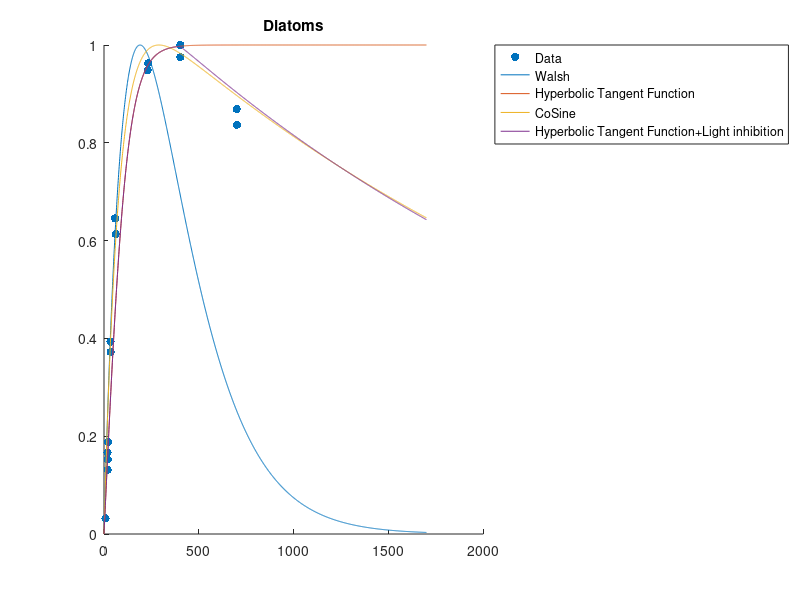
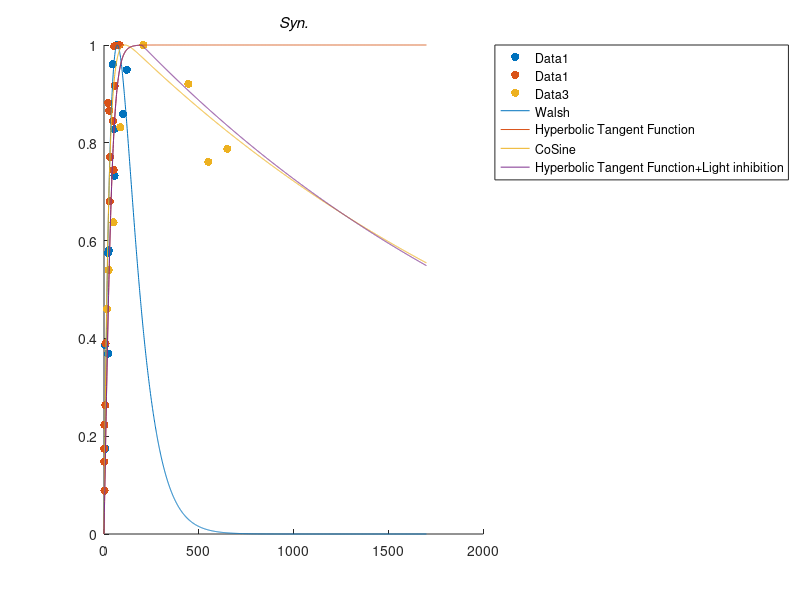
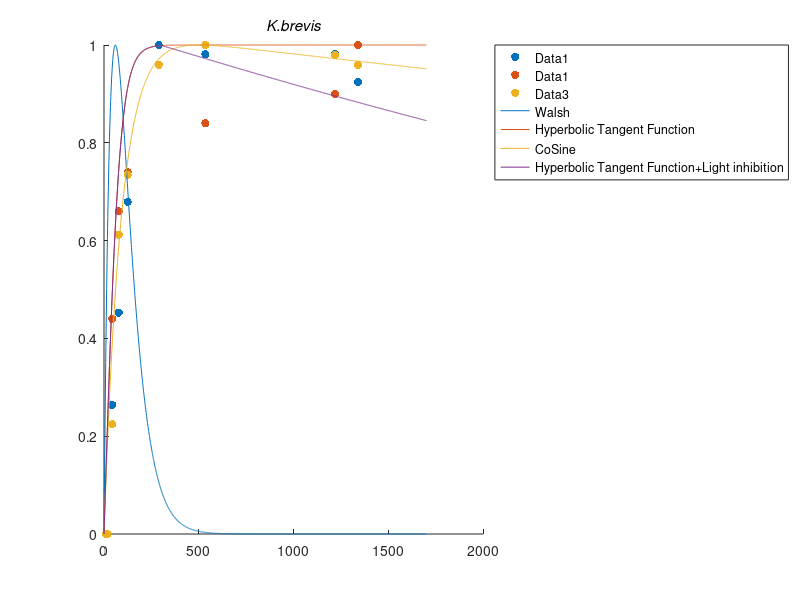
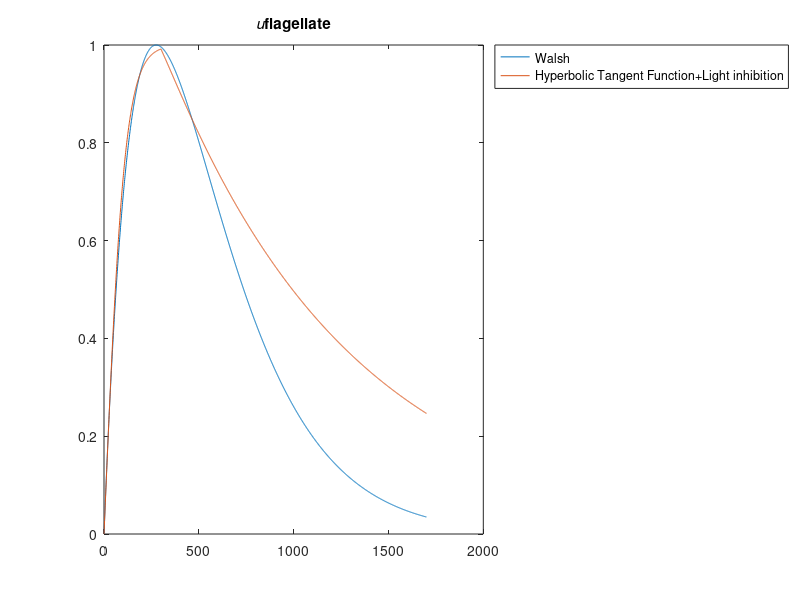

MATLAB code for these plots, in order:
clear all;close all;
%Diatom
x1 =[7.583947125
19.76643235
19.81684264
18.52297869
21.22833058
34.93992775
33.66286722
62.06066037
62.06066037
58.15386339
230.1117428
232.8002913
402.7417593
402.8005713
701.0866217
699.8347663
];

y1 = [0.057061641
0.234533845
0.272509592
0.297798751
0.335830509
0.665233708
0.703181449
1.096185622
1.096185622
1.153065225
1.694667712
1.720040888
1.742613493
1.786918531
1.495743132
1.552678746
]; %S.tropicum, Hideki Kaeriyama, 2011, South Japan

%
y1 = y1/max(y1);
%y2 = y2/max(y2);
%y3 = y3/max(y3);

x = [x1];
y = [y1]/0.92;

L=0:1700;
Ls = 190;
mu1 = L./Ls.*exp(1-(L./Ls));

alpha2 = 0.02;
K2C = 2.4; 
mu2 = tanh(alpha2*L/K2C);

%(1-exp(-a.*x./c)).*exp(-b.*x./c)
alpha3 = 3.5;
beta3 = 0.09;
Ls = 275;
mu3 = (1-exp(-alpha3.*L./Ls)).*exp(-beta3.*L./Ls);
mu_max =(1-exp(-alpha3*(-Ls/alpha3*log(beta3/(beta3+alpha3)))/Ls))*exp(-beta3*(-Ls/alpha3*log(beta3/(beta3+alpha3)))/Ls);
mu3 = mu3./mu_max;

alpha3/mu_max
beta3/mu_max

Linhib = 400;
alpha4 = 0.02;
beta4 = 0.00034;
for i=1:length(L)
    L_inhib = L(i)-Linhib;
    mu4(i) = tanh(alpha4*L(i)/K2C);
    if(L_inhib>0)
        mu4(i) = mu4(i)*exp(-beta4*L_inhib);
    end
end



figure('Units','pixels','Position',[100 100 1000 400]);
scatter(x1,y1,'filled','r');
hold on;
%scatter(x2,y2,'filled','g');
%hold on;
%scatter(x3,y3,'filled','b','linewidth',2);
plot(L,mu1,L,mu2,L,mu3,L,mu4);
legend('Data','Walsh','Hyperbolic Tangent Function','CoSine','Hyperbolic Tangent Function+Light inhibition','location','northeastoutside');
title('Diatoms');

diatom_x = L;
diatom_y = mu4;

% Synechococcus sp.
x1 = [6.198547215496369
5.230024213075062
21.210653753026634
25.084745762711876
21.45278450363196
55.35108958837773
55.108958837772406
46.150121065375316
70.12106537530266
99.66101694915255
120
];

y1 = [ 0.2108843537414966
0.4659863945578231
0.44557823129251695
0.7006802721088435
0.6938775510204082
0.8843537414965986
1
1.1598639455782314
1.207482993197279
1.0374149659863945
1.1462585034013606
]; %Lisa Campbell, 1986

x2 = [3.125
0.78125
0.546875
1.953125
6.875
7.8125
30.078125
31.484375
27.734375
21.875
47.1875
50.703125
55.859375
82.109375
53.28125
];

y2=[0.047311828
0.078853047
0.093189964
0.118996416
0.140501792
0.207885305
0.362724014
0.411469534
0.461648746
0.470250896
0.450179211
0.397132616
0.488888889
0.533333333
0.531899642
];    %Timmermans, 2005

x3 = [15 25 50 86 207 445 550 650]';

y3 = [0.52 0.61 0.72 0.94 1.13 1.04 0.86 0.89]'; %Six,2004

y1 = y1/max(y1);
y2 = y2/max(y2);
y3 = y3/max(y3);

x = [x1;x2;x3];
y = [y1;y2;y3];

L=0:1700;
Ls = 70;
mu1 = L./Ls.*exp(1-(L./Ls));

alpha2 = 0.02;
K2C = 0.9; 
mu2 = tanh(alpha2*L/K2C);

%(1-exp(-a.*x./c)).*exp(-b.*x./c)
alpha3 = 2.996;
beta3 = 0.02637;
Ls = 70;
mu3 = (1-exp(-alpha3.*L./Ls)).*exp(-beta3.*L./Ls);
mu_max =(1-exp(-alpha3*(-Ls/alpha3*log(beta3/(beta3+alpha3)))/Ls))*exp(-beta3*(-Ls/alpha3*log(beta3/(beta3+alpha3)))/Ls);
mu3 = mu3./mu_max;

alpha3/mu_max
beta3/mu_max

Linhib = 200;
alpha4 = 0.02;
beta4 = 0.0004;
for i=1:length(L)
    L_inhib = L(i)-Linhib;
    mu4(i) = tanh(alpha4*L(i)/K2C);
    if(L_inhib>0)
        mu4(i) = mu4(i)*exp(-beta4*L_inhib);
    end
end

figure('Units','pixels','Position',[100 100 1000 400]);
scatter(x1,y1,'filled','r');
hold on;
scatter(x2,y2,'filled','g');
hold on;
scatter(x3,y3,'filled','b','linewidth',2);
plot(L,mu1,L,mu2,L,mu3,L,mu4);
legend('Data1','Data1','Data3','Walsh','Hyperbolic Tangent Function','CoSine','Hyperbolic Tangent Function+Light inhibition','location','northeastoutside');
title('\itSyn.');

syn_x = L;
syn_y = mu4;

%K. brevis
x1 = [1339 1218 534 289 125 78 43]';
y1 = [0.49 0.52 0.52 0.53 0.36 0.24 0.14]';

x2 = [1339 1218 534 289 125 78 43 17 10]';
y2 = [0.5 0.45 0.42 0.48 0.37 0.33 0.22 0 0]';

x3 = [1339 1218 534 289 125 78 43 17 10]';
y3 = [0.47 0.48 0.49 0.47 0.36 0.3 0.11 0 0]';

y1 = y1/max(y1);
y2 = y2/max(y2);
y3 = y3/max(y3);

x = [x1;x2;x3];
y = [y1;y2;y3];

L=0:1700;
Ls = 60;
mu1 = L./Ls.*exp(1-(L./Ls));

alpha2 = 0.0099;
K2C = 0.8; 
mu2 = tanh(alpha2*L/K2C);

%(1-exp(-a.*x./c)).*exp(-b.*x./c)
alpha3 = 2.2;
beta3 = 0.009;
Ls = 200;
mu3 = (1-exp(-alpha3.*L./Ls)).*exp(-beta3.*L./Ls);
mu_max =(1-exp(-alpha3*(-Ls/alpha3*log(beta3/(beta3+alpha3)))/Ls))*exp(-beta3*(-Ls/alpha3*log(beta3/(beta3+alpha3)))/Ls);
mu3 = mu3./mu_max;

alpha3/mu_max
beta3/mu_max

Linhib = 300;
alpha4 = 0.0099;
beta4 = 0.00012;
for i=1:length(L)
    L_inhib = L(i)-Linhib;
    mu4(i) = tanh(alpha4*L(i)/K2C);
    if(L_inhib>0)
        mu4(i) = mu4(i)*exp(-beta4*L_inhib);
    end
end

figure('Units','pixels','Position',[100 100 1000 400]);
scatter(x1,y1,'filled','r');
hold on;
scatter(x2,y2,'filled','g');
hold on;
scatter(x3,y3,'filled','b','linewidth',2);
plot(L,mu1,L,mu2,L,mu3,L,mu4);
legend('Data1','Data1','Data3','Walsh','Hyperbolic Tangent Function','CoSine','Hyperbolic Tangent Function+Light inhibition','location','northeastoutside');
title('\itK.brevis');

kb_x = L;
kb_y = mu4;


%uflagellate
L=0:1700;
Ls = 275;
mu1 = L./Ls.*exp(1-(L./Ls));

K2C = 1.8;
Linhib = 300;
alpha5 = 0.0165;
beta5 = 0.001;
for i=1:length(L)
    L_inhib = L(i)-Linhib;
    mu5(i) = tanh(alpha5*L(i)/K2C);
    if(L_inhib>0)
        mu5(i) = mu5(i)*exp(-beta5*L_inhib);
    end
end
figure('Units','pixels','Position',[100 100 1000 400]);
plot(L,mu1,L,mu5);
legend('Walsh','Hyperbolic Tangent Function+Light inhibition','location','northeastoutside');
title('{\itu}flagellate');

u_x = L;
u_y = mu5;

figure;
plot(diatom_x,diatom_y,syn_x,syn_y,kb_x,kb_y,u_x,u_y,'LineWidth',2);
legend('Diatoms','Synechococcus sp.','K. brevis','{\itu}flagellate');
xlim([0 1700]);